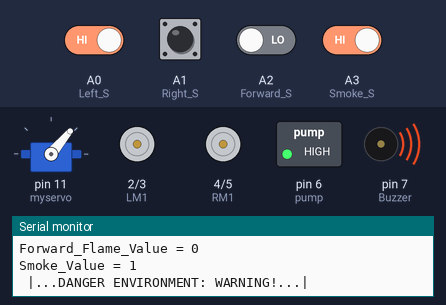
This sketch was run on a simulated Arduino Uno, built with avr-gcc and run on an emulated ATmega328P. Parts: servo, motor-driver pin pairs drawn as motors (green arrow = first pin HIGH = forward, orange = second pin HIGH = backward, longer = more drive), switched loads named in the sketch (green lamp = pin HIGH), buzzer (waves = sounding, pin HIGH), the last lines printed to the serial monitor. Inputs (shaded band) come from the test bench; at power-on: A0 (Left_S), A3 (Smoke_S) HIGH, A1 (Right_S), A2 (Forward_S) LOW.

Above: at 6.9 s.
7.0 s: A0 (Left_S) driven LOW and A3 (Smoke_S) driven LOW
At 9.8 s:
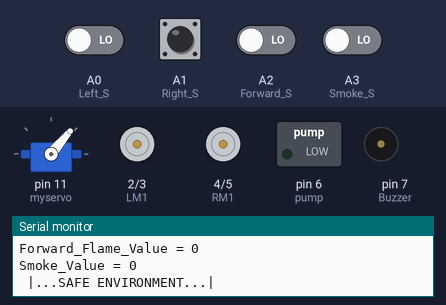
11.0 s: A1 (Right_S) pulled HIGH for 3 s
At 11.4 s:
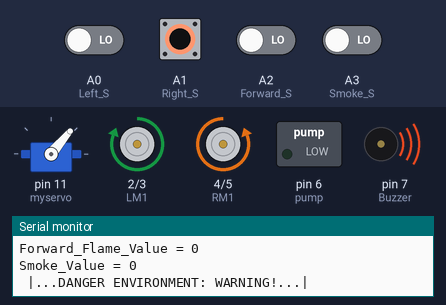
15.5 s: A2 (Forward_S) driven HIGH
At 16.0 s:
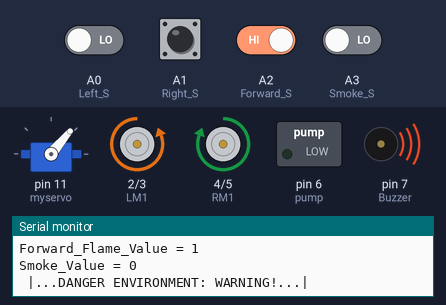
23.4 s: A0 (Left_S) driven HIGH
27.4 s: A0 (Left_S) driven LOW
Timing chart, 0 to 32.4 s (numbered marks = the images above; inputs shaded):
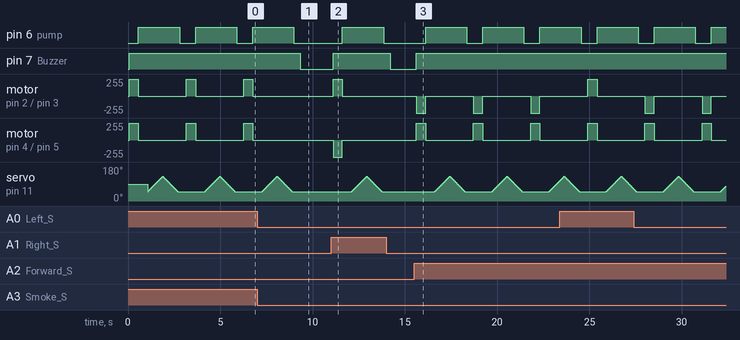

The sketch:

Fire_Fighting_Robot_Code_Final.ino
```cpp
#include <Servo.h>
Servo myservo;


/*-------defining Inputs------*/
int Left_S = A0;         // left sensor
int Right_S = A1;      // right sensor
int Forward_S = A2;    //forward sensor
int Smoke_S = A3;    //smoke sensor

int pos = 0;

/*-------defining Outputs------*/
int LM1 = 2;       // left motor
int LM2 = 3;      // left motor
int RM1 = 4;     // right motor
int RM2 = 5;    // right motor
int pump = 6;
int Buzzer = 7;

void setup()
{
  pinMode(Left_S, INPUT);
  pinMode(Right_S, INPUT);
  pinMode(Forward_S, INPUT);
  pinMode(Smoke_S, INPUT);
  pinMode(LM1, OUTPUT);
  pinMode(LM2, OUTPUT);
  pinMode(RM1, OUTPUT);
  pinMode(RM2, OUTPUT);
  pinMode(pump, OUTPUT);
  pinMode(Buzzer, OUTPUT);


  Serial.begin(9600);
  myservo.attach(11);
}

void put_off_fire()
{
    delay (500);

    digitalWrite(LM1, LOW);
    digitalWrite(LM2, LOW);
    digitalWrite(RM1, LOW);
    digitalWrite(RM2, LOW);

   digitalWrite(pump, HIGH); delay(500);

    for (pos = 50; pos <= 130; pos += 1) {
    myservo.write(pos);
    delay(10);
  }
  for (pos = 130; pos >= 50; pos -= 1) {
    myservo.write(pos);
    delay(10);
  }

 delay(100);
 digitalWrite(pump, LOW);

}

void loop()
{

  int flameval1 = digitalRead (Left_S) ;
  int flameval2 = digitalRead (Right_S) ;
  int flameval3 = digitalRead (Forward_S) ;
  int smokeval = digitalRead(Smoke_S);
  Serial.print("Left_Flame_Value = ");
  Serial.println(flameval1);
  Serial.print("Right_Flame_Value = ");
  Serial.println(flameval2);
  Serial.print("Forward_Flame_Value = ");
  Serial.println(flameval3);
  Serial.print("Smoke_Value = ");
  Serial.println(smokeval);


    if (flameval1 == LOW and flameval2 == LOW and flameval3 == LOW and smokeval == LOW) //If Fire OR Smoke not detected all sensors are zero
    {
    //Do not move the robot

    Serial.println(" |...SAFE ENVIRONMENT...| ");

    digitalWrite(LM1, LOW);
    digitalWrite(LM2, LOW);
    digitalWrite(RM1, LOW);
    digitalWrite(RM2, LOW);
    digitalWrite(Buzzer, LOW);
    }

    else if (flameval1 == HIGH or smokeval == HIGH) //If Fire OR Smoke is straight ahead
    {
    //Move the robot forward

    Serial.println(" |...DANGER ENVIRONMENT: WARNING!...| ");

    digitalWrite(LM1, HIGH);
    digitalWrite(LM2, LOW);
    digitalWrite(RM1, HIGH);
    digitalWrite(RM2, LOW);
    digitalWrite(Buzzer, HIGH);

    put_off_fire();

    }

    else if (flameval2 == HIGH or smokeval == HIGH) //If Fire OR Smoke is to the left
    {
    //Move the robot left

    Serial.println(" |...DANGER ENVIRONMENT: WARNING!...| ");

    digitalWrite(LM1, HIGH);
    digitalWrite(LM2, LOW);
    digitalWrite(RM1, LOW);
    digitalWrite(RM2, HIGH);
    digitalWrite(Buzzer, HIGH);

    put_off_fire();

    }

    else if (flameval3 == HIGH or smokeval == HIGH) //If Fire OR Smoke is to the right
    {
    //Move the robot right

    Serial.println(" |...DANGER ENVIRONMENT: WARNING!...| ");

    digitalWrite(LM1, LOW);
    digitalWrite(LM2, HIGH);
    digitalWrite(RM1, HIGH);
    digitalWrite(RM2, LOW);
    digitalWrite(Buzzer, HIGH);

    put_off_fire();

    }

delay(300); //Slow down the speed of robot


}
```

Measured:
- after the input at 7.0 s, pin 6 (pump): goes on until 9.0 s, then stays LOW; pin 7 (Buzzer): HIGH → LOW after 2.3 s; motor on pin 2 (LM1) / pin 3 (LM2), motor on pin 4 (RM1) / pin 5 (RM2): stays stopped (without the input it goes to forward 255/255 after 2.4 s); servo on pin 11 (myservo): goes on until 8.9 s, then stays 50°
- after the input at 11.0 s, pin 6 (pump): LOW → HIGH after 0.62 s, → LOW 2.2 s later; pin 7 (Buzzer): LOW → HIGH after 0.12 s, → LOW 3.1 s later
- after the input at 15.5 s, pin 6 (pump): alternates HIGH for 2.2 s and LOW for 0.86 s, starting after 0.62 s; pin 7 (Buzzer): LOW → HIGH after 0.12 s
- by itself, pin 6 (pump): alternates HIGH for 2.2 s and LOW for 0.86 s
- by itself, motor on pin 2 (LM1) / pin 3 (LM2), motor on pin 4 (RM1) / pin 5 (RM2): alternates forward 255/255 for 0.50 s and stopped for 2.6 s
